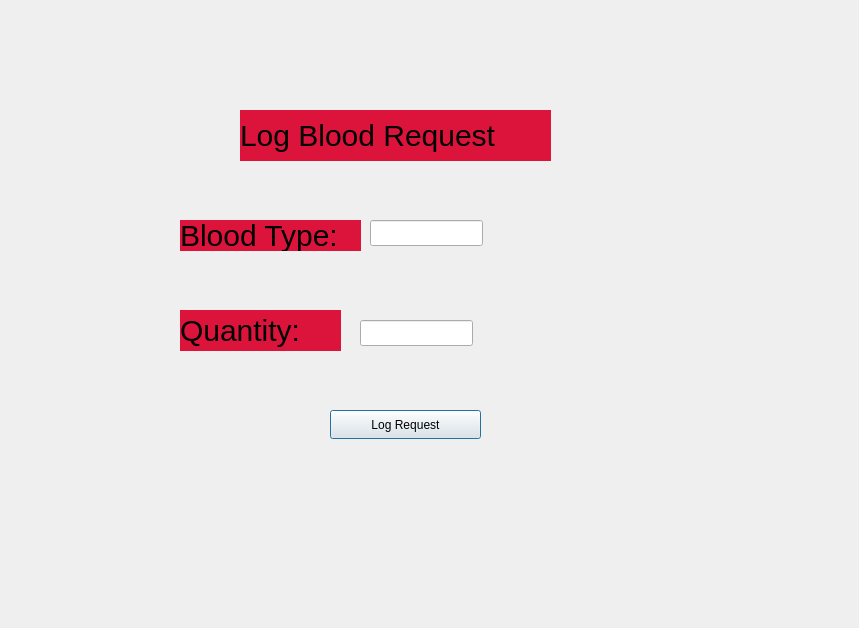
<?xml version="1.0" encoding="UTF-8"?>
<ui version="4.0">
 <class>logbloodrequestdialog</class>
 <widget class="QDialog" name="logbloodrequestdialog">
  <property name="geometry">
   <rect>
    <x>0</x>
    <y>0</y>
    <width>859</width>
    <height>628</height>
   </rect>
  </property>
  <property name="windowTitle">
   <string>Dialog</string>
  </property>
  <property name="styleSheet">
   <string notr="true">QLabel{
font-size:30px;
background: crimson;
color: black;
}</string>
  </property>
  <widget class="QLabel" name="label">
   <property name="geometry">
    <rect>
     <x>240</x>
     <y>110</y>
     <width>311</width>
     <height>51</height>
    </rect>
   </property>
   <property name="text">
    <string>Log Blood Request</string>
   </property>
  </widget>
  <widget class="QLabel" name="label_2">
   <property name="geometry">
    <rect>
     <x>180</x>
     <y>220</y>
     <width>181</width>
     <height>31</height>
    </rect>
   </property>
   <property name="text">
    <string>Blood Type:</string>
   </property>
  </widget>
  <widget class="QLabel" name="label_3">
   <property name="geometry">
    <rect>
     <x>180</x>
     <y>310</y>
     <width>161</width>
     <height>41</height>
    </rect>
   </property>
   <property name="text">
    <string>Quantity:</string>
   </property>
  </widget>
  <widget class="QPushButton" name="pushButton">
   <property name="geometry">
    <rect>
     <x>330</x>
     <y>410</y>
     <width>151</width>
     <height>29</height>
    </rect>
   </property>
   <property name="text">
    <string>Log Request</string>
   </property>
  </widget>
  <widget class="QLineEdit" name="lineEdit">
   <property name="geometry">
    <rect>
     <x>360</x>
     <y>320</y>
     <width>113</width>
     <height>26</height>
    </rect>
   </property>
  </widget>
  <widget class="QLineEdit" name="lineEdit_2">
   <property name="geometry">
    <rect>
     <x>370</x>
     <y>220</y>
     <width>113</width>
     <height>26</height>
    </rect>
   </property>
  </widget>
 </widget>
 <resources/>
 <connections/>
</ui>
